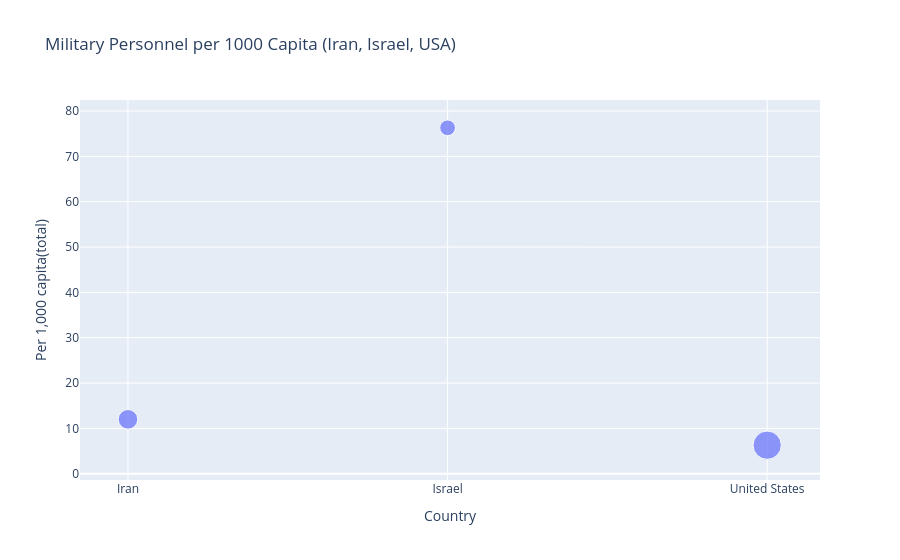

The cell this chart's notebook holds for it:
### Code cell
fig = px.scatter(
    filtered,
    x="Country",
    y="Per 1,000 capita(total)",
    size="Total",
    title="Military Personnel per 1000 Capita (Iran, Israel, USA)",
    hover_name="Country"
)

fig.show()

### Figure 1 — Plotly figure (JSON) as saved in the notebook; plotly's stock layout.template omitted (floating-point values rounded to 4 significant figures)
{"data": [{"hovertemplate": "<b>%{hovertext}</b><br><br>Country=%{x}<br>Per 1,000 capita(total)=%{y}<br>Total=%{marker.size}<extra></extra>", "hovertext": ["Iran", "Israel", "United States"], "legendgroup": "", "marker": {"color": "#636efa", "size": [1000000, 642500, 2072950], "sizemode": "area", "sizeref": 5182.0, "symbol": "circle"}, "mode": "markers", "name": "", "orientation": "v", "showlegend": false, "type": "scatter", "x": ["Iran", "Israel", "United States"], "xaxis": "x", "y": [12.0, 76.3, 6.3], "yaxis": "y"}], "layout": {"legend": {"itemsizing": "constant", "tracegroupgap": 0}, "title": {"text": "Military Personnel per 1000 Capita (Iran, Israel, USA)"}, "xaxis": {"anchor": "y", "domain": [0, 1], "title": {"text": "Country"}}, "yaxis": {"anchor": "x", "domain": [0, 1], "title": {"text": "Per 1,000 capita(total)"}}}}
